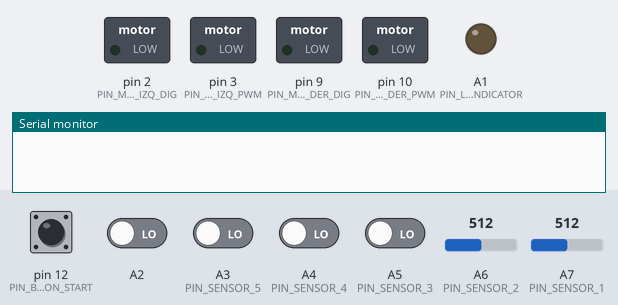
Bench run of a sketch on a simulated Arduino Nano, built with avr-gcc and run on an emulated ATmega328P. Parts: switched loads named in the sketch (green lamp = pin HIGH), output pins drawn as LEDs (lit = HIGH), the last lines printed to the serial monitor. The inputs (shaded band) are chosen by the test bench; at power-on: A2, A3 (PIN_SENSOR_5), A4 (PIN_SENSOR_4), A5 (PIN_SENSOR_3), pin 12 (PIN_BUTTON_START) LOW, A6 (PIN_SENSOR_2) = 512, A7 (PIN_SENSOR_1) = 512.

Above: at 1.2 s.
1.3 s: pin 12 (PIN_BUTTON_START) pulled HIGH for 1 s
At 1.7 s:
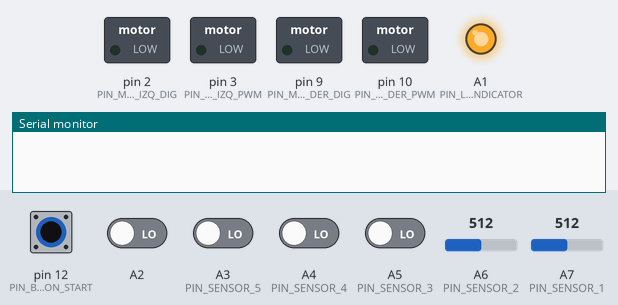
3.8 s: pin 12 (PIN_BUTTON_START) pulled HIGH for 0.15 s
At 5.1 s:
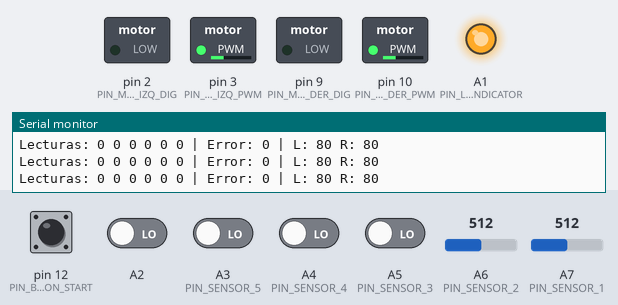
6.9 s: A2 driven HIGH
At 7.6 s:
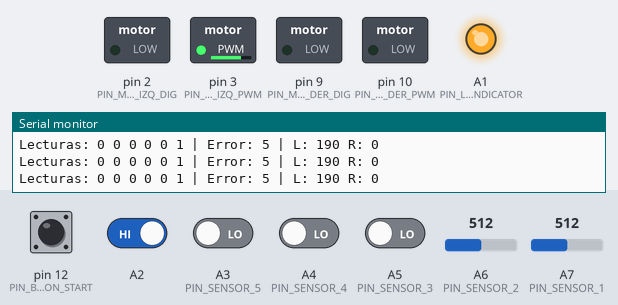
8.4 s: A6 (PIN_SENSOR_2) set to 991
11.4 s: A6 (PIN_SENSOR_2) set to 1014
At 12.6 s:
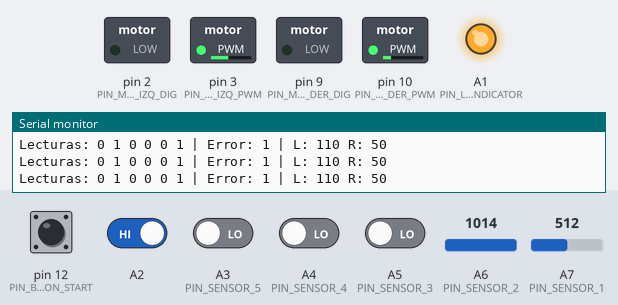
12.9 s: A7 (PIN_SENSOR_1) set to 986
15.9 s: A7 (PIN_SENSOR_1) set to 1009
At 16.7 s:
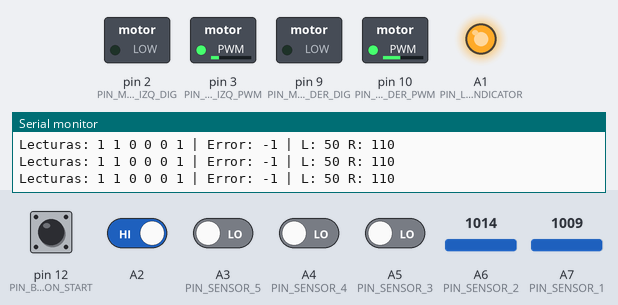
Timing chart, 0 to 18.4 s (numbered marks = the images above; inputs shaded):
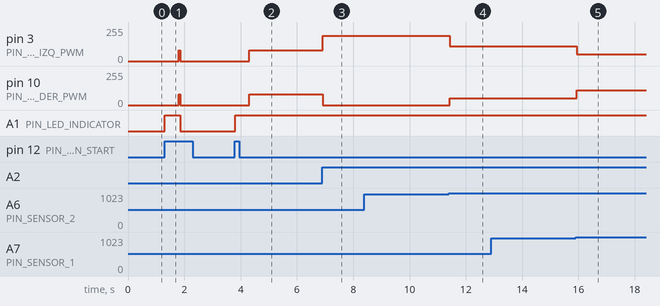

Measured:
- the behaviour switches between 1000 and 1001 on A6 (PIN_SENSOR_2) (found by bisection; images 3 and 4)
- the behaviour switches between 1000 and 1001 on A7 (PIN_SENSOR_1) (found by bisection; images 4 and 5)
- after the input at 1.3 s, pin 3 (PIN_MOTOR_IZQ_PWM), pin 10 (PIN_MOTOR_DER_PWM): 0/255 → 80/255 after 0.50 s, → 0/255 0.05 s later; A1 (PIN_LED_INDICATOR): LOW → HIGH at once, → LOW 0.55 s later
- after the input at 3.8 s, pin 3 (PIN_MOTOR_IZQ_PWM), pin 10 (PIN_MOTOR_DER_PWM): 0/255 → 80/255 after 0.50 s; A1 (PIN_LED_INDICATOR): LOW → HIGH at once
- after the input at 6.9 s, pin 3 (PIN_MOTOR_IZQ_PWM): 80/255 → 190/255 at once; pin 10 (PIN_MOTOR_DER_PWM): 80/255 → 0/255 at once
- after the input at 11.4 s, pin 3 (PIN_MOTOR_IZQ_PWM): 190/255 → 110/255 at once; pin 10 (PIN_MOTOR_DER_PWM): 0/255 → 50/255 at once
- after the input at 15.9 s, pin 3 (PIN_MOTOR_IZQ_PWM): 110/255 → 50/255 at once; pin 10 (PIN_MOTOR_DER_PWM): 50/255 → 110/255 at once

The sketch:

src.ino
```cpp
#define __V3__

void myloop();
void mysetup();

#ifdef __CARRERA__
#include "Codigo_Carrera.h"
#endif

#ifdef __V1__
#include "v_1_seguidor.h"
#endif

#ifdef __V2__
#include "v_2_seguidor.h"
#endif

#ifdef __V3__
#include "v_3_seguidor.h"
#endif

#ifdef __TEST_S__
#include "test_sensores.h"
#endif

#ifdef __TEST_M__
#include "test_motores.h"
#endif

#ifdef __TEST_V__
#include "test_max_value.h"
#endif

void setup() {
  mysetup();
}

void loop() {
  myloop();
}
```

Codigo_Carrera.h
```cpp
/*
 * Disposición de los sensores en el modulo Sensor
 *  _________________________________________
 * |                                         |
 * |    S1    S2    S3    S4    S5    S6     |
 * |    _________                            |
 * |   |Integrado|                           |
 * |_________________________________________|
 *              | | | | | | | |
 *              1 2 3 4 5 6 V GND
 */

#include "pins.h"

const int blanco = HIGH;
const int negro = LOW;

bool sensors[SENSORS_SIZE];

float multiplicador_der = 1;  // multiplica la velocidad de la rueda derecha
float multiplicador_izq = 1;  // multiplica la velocidad de la rueda izquierda
float paso_multiplicador = 0.05;  // paso con el que se van variando los
                                  // multiplicadores en cada iteración

int velocidad_max = 150;  // puede variar entre 0 y 255

// Reestablece los multiplicadores para que avance recto
void centrar() {
    multiplicador_der = 1;
    multiplicador_izq = 1;
}

// recibe un valor entre 0 y 1 que modifica el multiplicador adecuado
void doblar_izquierda(float val) {
    if (multiplicador_der + val < 1) {
        multiplicador_der = multiplicador_der + val;
    }

    else if (multiplicador_der + val > 1 && multiplicador_der != 1) {
        multiplicador_der = 1;
    }

    else if (multiplicador_der == 1 && multiplicador_izq - val > 0) {
        multiplicador_izq = multiplicador_izq - val;
    }

    else if (multiplicador_der == 1 && multiplicador_izq - val < 0) {
        multiplicador_izq = 0;
    }
}

// recibe un valor entre 0 y 1 que modifica el multiplicador adecuado
void doblar_derecha(float val) {
    if (multiplicador_izq + val < 1) {
        multiplicador_izq = multiplicador_izq + val;
    }

    else if (multiplicador_izq + val > 1 && multiplicador_izq != 1) {
        multiplicador_izq = 1;
    }

    else if (multiplicador_izq == 1 && multiplicador_der - val > 0) {
        multiplicador_der = multiplicador_der - val;
    }

    else if (multiplicador_izq == 1 && multiplicador_der - val < 0) {
        multiplicador_der = 0;
    }
}

void mysetup() {
    setupSeguidorPins();

    // Espera a que se accione el pulsador para comenzar a correr el código
    while (not digitalRead(PIN_BUTTON_START));
}

void myloop() {
    readSensorsPins(sensors);
    if (sensors[5] == HIGH) doblar_izquierda(2 * paso_multiplicador);
    if (sensors[4] == HIGH) doblar_izquierda(paso_multiplicador);
    if (sensors[3] == HIGH && sensors[2] == HIGH) centrar();
    if (sensors[1] == HIGH) doblar_derecha(paso_multiplicador);
    if (sensors[0] == HIGH) doblar_derecha(2 * paso_multiplicador);

    digitalWrite(PIN_MOTOR_IZQ_DIG, LOW);
    analogWrite(PIN_MOTOR_IZQ_PWM, velocidad_max * multiplicador_der);
    digitalWrite(PIN_MOTOR_DER_DIG, LOW);
    analogWrite(PIN_MOTOR_DER_PWM, velocidad_max * multiplicador_izq);

    delay(50);
}
```

test_max_value.h
```cpp
#include "pins.h"
#include "config.h"

void mysetup() {
    setupMotorPins();
}

void myloop() {
    digitalWrite(PIN_MOTOR_DER_DIG, LOW);
    digitalWrite(PIN_MOTOR_IZQ_DIG, LOW);
    analogWrite(PIN_MOTOR_DER_PWM, MAX_VALUE_MOTOR_DER);
    analogWrite(PIN_MOTOR_IZQ_PWM, MAX_VALUE_MOTOR_IZQ);
}
```

test_motores.h
```cpp
#include "config.h"
#include "pins.h"

void mysetup() { setupMotorPins(); }

void avanzar() {
    digitalWrite(PIN_MOTOR_DER_DIG, LOW);
    digitalWrite(PIN_MOTOR_IZQ_DIG, LOW);
    analogWrite(PIN_MOTOR_DER_PWM, MAX_VALUE_MOTOR_DER);
    analogWrite(PIN_MOTOR_IZQ_PWM, MAX_VALUE_MOTOR_IZQ);
}

void frenar() {
    digitalWrite(PIN_MOTOR_DER_DIG, LOW);
    digitalWrite(PIN_MOTOR_IZQ_DIG, LOW);
    analogWrite(PIN_MOTOR_DER_PWM, LOW);
    analogWrite(PIN_MOTOR_IZQ_PWM, LOW);
}

void girarIzq() {
    digitalWrite(PIN_MOTOR_IZQ_DIG, LOW);
    analogWrite(PIN_MOTOR_IZQ_PWM, LOW);

    digitalWrite(PIN_MOTOR_DER_DIG, LOW);
    analogWrite(PIN_MOTOR_DER_PWM, MAX_VALUE_MOTOR_DER);
}

void girarDer() {
    digitalWrite(PIN_MOTOR_IZQ_DIG, LOW);
    analogWrite(PIN_MOTOR_IZQ_PWM, MAX_VALUE_MOTOR_IZQ);

    digitalWrite(PIN_MOTOR_DER_DIG, LOW);
    analogWrite(PIN_MOTOR_DER_PWM, LOW);
}

bool test_finished = false;

void myloop() {
    if (test_finished) return;
    avanzar();
    delay(5000);
    frenar();
    delay(1000);

    girarIzq();
    delay(3000);
    frenar();
    delay(1000);

    avanzar();
    delay(5000);
    frenar();
    delay(1000);

    girarDer();
    delay(3000);
    frenar();
    delay(1000);
    test_finished = true;
}
```

test_sensores.h
```cpp
/*
  * Disposición de los sensores en el modulo Sensor
  *  _________________________________________
  * |                                         |
  * |    S1    S2    S3    S4    S5    S6     |
  * |    _________                            |
  * |   |Integrado|                           |
  * |_________________________________________|
  *              | | | | | | | |
  *              1 2 3 4 5 6 V GND
  */

#include "config.h"
#include "pins.h"

// Estructura representando el estado de los 6 Sensores
struct PinsState {
  bool states[6];

  PinsState(bool must_read) : states{0} {
    if (must_read) this->read();
  }

  // Actualiza el estado de los sensores leyendo de los pines
  void read() {
      readSensorsPins(states, NEGRO);
  }

  void print() {
    // Serial.println("Sensor1\tSensor2\tSensor3\tSensor4\tSensor5\tSensor6");
    for (int i = 0; i < SENSORS_SIZE; i++) {
       Serial.print(states[i]);
       Serial.print("\t");
    }
    Serial.print("\n");
  }

  bool operator==(const PinsState& other) {
    for (int i = 0; i < SENSORS_SIZE; i++)
      if (this->states[i] != other.states[i])
        return false;
    return true;
  }

  bool operator!=(const PinsState& other) {
    return not ((*this) == other);
  }

  PinsState& operator=(const PinsState& other) {
	for (int i = 0; i < SENSORS_SIZE; i++)
      this->states[i] = other.states[i];
  }
};


void mysetup(){
  Serial.begin(9600);
  setupSensorPins();
}

PinsState previous_state(false);

void myloop() {
  PinsState current_state(true);
  // current_state.print();
  if (not (current_state == previous_state)) {
    previous_state = current_state;
    previous_state.print();
  }
  delay(100); // Reducir el delay para más precisión
}
```

v_1_seguidor.h
```cpp
#include "pins.h"

#define tranqui 80
#define medio 110
#define fuerte 160

void mysetup() {
    setupMotorPins();
    setupSensorPins();
    delay(2000);
}

bool states[SENSORS_SIZE] = {0};

void myloop() {
    readSensorsPins(states);
    digitalWrite(PIN_MOTOR_IZQ_DIG, LOW);
    digitalWrite(PIN_MOTOR_DER_DIG, LOW);

    //////////////////////   SEGUIR DERECHO////////////////////
    if (states[2] == LOW && states[3] == LOW) {
        analogWrite(PIN_MOTOR_DER_PWM, fuerte);
        analogWrite(PIN_MOTOR_IZQ_PWM, fuerte);
    }
    /////////////// sensor 3 prendido-> tranqui a la derecha///////////////
    else if (states[2] == HIGH && states[3] == LOW) {
        analogWrite(PIN_MOTOR_DER_PWM, medio);
        analogWrite(PIN_MOTOR_IZQ_PWM, tranqui);
    }

    /////////////// sensor 4 prendido-> tranqui a la izquierda///////////////
    else if (states[2] == LOW && states[3] == HIGH) {
        analogWrite(PIN_MOTOR_DER_PWM, tranqui);
        analogWrite(PIN_MOTOR_IZQ_PWM, medio);
    }
}
```

v_2_seguidor.h
```cpp
// Este programa decide cuanto girar, suave, medio o fuerte, segun que sensores
// se prende. Se fija una respuesta por cada convinacion de sensores prendidos.
// // tiene el problema de que cuando estan todos prendidos no diferencia entre
// ir derecho o estar perdido////

#include "pins.h"

#define tranqui 70
#define medio 110
#define fuerte 160
#define quieto 0

void mysetup() {
    setupMotorPins();
    setupSensorPins();
    delay(2000);
}

bool states[SENSORS_SIZE];

void myloop() {
    readSensorsPins(states);
    int sensor1 = states[0];
    int sensor2 = states[1];
    int sensor3 = states[2];
    int sensor4 = states[3];
    int sensor5 = states[4];
    int sensor6 = states[5];
    digitalWrite(PIN_MOTOR_DER_DIG, LOW);
    digitalWrite(PIN_MOTOR_IZQ_DIG, LOW);
    ////////////////////// 0 0 0 0 0 0  ////////////////////
    //////////////////////   SEGUIR DERECHO ///////////////////
    if (sensor1 == LOW && sensor2 == LOW && sensor3 == LOW && sensor4 == LOW &&
        sensor5 == LOW && sensor6 == LOW) {
        analogWrite(PIN_MOTOR_DER_PWM, fuerte);
        analogWrite(PIN_MOTOR_IZQ_PWM, fuerte);
    }

    ////////////////////// 0 0 1 0 0 0  ////////////////////
    ////////////////////// SUAVE A LA IZQUIERDA //////////////////
    else if (sensor1 == LOW && sensor2 == LOW && sensor3 == HIGH &&
             sensor4 == LOW && sensor5 == LOW && sensor6 == LOW) {
        analogWrite(PIN_MOTOR_DER_PWM, fuerte);
        analogWrite(PIN_MOTOR_IZQ_PWM, medio);
    }

    ////////////////////// 0 0 0 1 0 0  ////////////////////
    //////////////////////  SUAVE A LA DERECHA //////////////////
    else if (sensor1 == LOW && sensor2 == LOW && sensor3 == LOW &&
             sensor4 == HIGH && sensor5 == LOW && sensor6 == LOW) {
        analogWrite(PIN_MOTOR_DER_PWM, medio);
        analogWrite(PIN_MOTOR_IZQ_PWM, fuerte);
    }

    ////////////////////// 0 1 0 0 0 0  ////////////////////
    ////////////////////// MEDIO A LA IZQUIERDA //////////////////
    else if (sensor1 == LOW && sensor2 == HIGH && sensor3 == LOW &&
             sensor4 == LOW && sensor5 == LOW && sensor6 == LOW) {
        analogWrite(PIN_MOTOR_DER_PWM, fuerte);
        analogWrite(PIN_MOTOR_IZQ_PWM, tranqui);
    }

    ////////////////////// 0 0 0 0 1 0  ////////////////////
    ////////////////////// MEDIO A LA DERECHA //////////////////
    else if (sensor1 == LOW && sensor2 == LOW && sensor3 == LOW &&
             sensor4 == LOW && sensor5 == HIGH && sensor6 == LOW) {
        analogWrite(PIN_MOTOR_DER_PWM, tranqui);
        analogWrite(PIN_MOTOR_IZQ_PWM, fuerte);
    }

    ////////////////////// 1 0 0 0 0 0  ////////////////////
    ////////////////////// fUERTE A LA IZQUIERDA //////////////////
    else if (sensor1 == HIGH && sensor2 == LOW && sensor3 == LOW &&
             sensor4 == LOW && sensor5 == LOW && sensor6 == LOW) {
        analogWrite(PIN_MOTOR_DER_PWM, fuerte);
        analogWrite(PIN_MOTOR_IZQ_PWM, quieto);
    }

    ////////////////////// 0 0 0 0 0 1  ////////////////////
    ////////////////////// FUERTE A LA DERECHA //////////////////
    else if (sensor1 == LOW && sensor2 == LOW && sensor3 == LOW &&
             sensor4 == LOW && sensor5 == LOW && sensor6 == HIGH) {
        analogWrite(PIN_MOTOR_DER_PWM, quieto);
        analogWrite(PIN_MOTOR_IZQ_PWM, fuerte);
    }

    ////////////////////// 1 1 0 0 0 0  ////////////////////
    //////////////////////  FURTE A LA IZQUIERDA //////////////////
    else if (sensor1 == HIGH && sensor2 == HIGH && sensor3 == LOW &&
             sensor4 == LOW && sensor5 == LOW && sensor6 == LOW) {
        analogWrite(PIN_MOTOR_DER_PWM, fuerte);
        analogWrite(PIN_MOTOR_IZQ_PWM, quieto);
    }

    ////////////////////// 0 0 0 0 1 1  ////////////////////
    //////////////////////  FURTE A LA DERECHA //////////////////
    else if (sensor1 == LOW && sensor2 == LOW && sensor3 == LOW &&
             sensor4 == LOW && sensor5 == HIGH && sensor6 == HIGH) {
        analogWrite(PIN_MOTOR_DER_PWM, quieto);
        analogWrite(PIN_MOTOR_IZQ_PWM, fuerte);
    }

    ////////////////////// 0 1 1 0 0 0  ////////////////////
    ////////////////////// SUAVE A LA IZQUIERDA //////////////////
    else if (sensor1 == LOW && sensor2 == HIGH && sensor3 == HIGH &&
             sensor4 == LOW && sensor5 == LOW && sensor6 == LOW) {
        analogWrite(PIN_MOTOR_DER_PWM, fuerte);
        analogWrite(PIN_MOTOR_IZQ_PWM, medio);
    }

    ////////////////////// 0 0 0 1 1 0  ////////////////////
    ////////////////////// SUAVE A LA DERECHA //////////////////
    else if (sensor1 == LOW && sensor2 == LOW && sensor3 == LOW &&
             sensor4 == HIGH && sensor5 == HIGH && sensor6 == LOW) {
        analogWrite(PIN_MOTOR_DER_PWM, medio);
        analogWrite(PIN_MOTOR_IZQ_PWM, fuerte);
    }

    ////////////////////// 1 1 1 1 1 1  ////////////////////
    ////////////////////// INTERSECCIÓN DETECTADA //////////////////
    else if (sensor1 == HIGH && sensor2 == HIGH && sensor3 == HIGH &&
             sensor4 == HIGH && sensor5 == HIGH && sensor6 == HIGH) {
        analogWrite(PIN_MOTOR_DER_PWM, 0);
        analogWrite(PIN_MOTOR_IZQ_PWM, 0);
        // Opcional: pausa, giro, decisión especial
    }

    ////////////////////// OTROS CASOS - girar buscando ////////////////////
    else {
        analogWrite(PIN_MOTOR_DER_PWM, 100);
        analogWrite(PIN_MOTOR_IZQ_PWM, 0);
    }
}
```

v_3_seguidor.h
```cpp
#include "config.h"
#include "pins.h"

// defino una velocidad para arrancar(se la puede variar)
#define BASE_SPEED 80
#define PROPORTIONAL_GAIN 30

// pesos asignados a cada sensor, se los puede cambiar
int pesos[6] = {-5, -3, -1, 1, 3, 5};

bool running = false;

void mysetup() {
    Serial.begin(9600);
    setupSeguidorPins(true);
    // while(not digitalRead(PIN_BUTTON_START)) continue;
}

void print_info(bool lectura[SENSORS_SIZE], int error, int speedLeft,
                int speedRight) {
    Serial.print("Lecturas: ");
    for (int i = 0; i < SENSORS_SIZE; i++) {
        Serial.print(lectura[i]);
        Serial.print(" ");
    }
    Serial.print("| Error: ");
    Serial.print(error);

    Serial.print(" | L: ");
    Serial.print(speedLeft);
    Serial.print(" R: ");
    Serial.println(speedRight);
}

void myloop() {
    if (digitalRead(PIN_BUTTON_START)) {
        running = not running;
        digitalWrite(PIN_LED_INDICATOR, running);
        digitalWrite(PIN_MOTOR_IZQ_PWM, LOW);
        digitalWrite(PIN_MOTOR_DER_PWM, LOW);
        delay(500);
    }
    if (running) {
        bool lectura[SENSORS_SIZE];
        int sumaPesada = 0;  // defino la suma d
        int sumaLecturas = 0;

        readSensorsPins(lectura, BLANCO);
        // Leer sensores y calcular suma pesada
        for (int i = 0; i < SENSORS_SIZE; i++) {
            sumaPesada += lectura[i] * pesos[i];  // la suma con sus pesos
            sumaLecturas += lectura[i];  // cuantos sensores estan prendidos
        }

        int error = 0;

        if (sumaLecturas > 0) {
            error = sumaPesada / sumaLecturas;  // promedio ponderado
        }

        int correction = error * PROPORTIONAL_GAIN;

        int speedLeft = BASE_SPEED + correction;
        int speedRight = BASE_SPEED - correction;

        // Limito las velocidades, averiguar bien como hace para recortar
        speedLeft = constrain(speedLeft, 0, MAX_VALUE_MOTOR_IZQ);
        speedRight = constrain(speedRight, 0, MAX_VALUE_MOTOR_DER);

        print_info(lectura, error, speedLeft, speedRight);

        analogWrite(PIN_MOTOR_IZQ_PWM, speedLeft);
        analogWrite(PIN_MOTOR_DER_PWM, speedRight);
    }
    delay(50);
}
```

config.h
```cpp
#ifndef __CONFIG_H__
#define __CONFIG_H__

#define MAX_VALUE_MOTOR_DER 190
#define MAX_VALUE_MOTOR_IZQ 190

#define BLANCO HIGH
#define NEGRO LOW

#endif  /* __CONFIG_H__ */
```

pins.h
```cpp
#ifndef __SEGUIDOR_PINOUT__
#define __SEGUIDOR_PINOUT__

#include "config.h"

// MOTORES
#define PIN_MOTOR_IZQ_DIG 2
#define PIN_MOTOR_IZQ_PWM 3
#define PIN_MOTOR_DER_DIG 9
#define PIN_MOTOR_DER_PWM 10

void setupMotorPins() {
    pinMode(PIN_MOTOR_DER_DIG, OUTPUT);
    pinMode(PIN_MOTOR_DER_PWM, OUTPUT);
    pinMode(PIN_MOTOR_IZQ_DIG, OUTPUT);
    pinMode(PIN_MOTOR_IZQ_PWM, OUTPUT);
}

// EXTRA
#define PIN_BUTTON_START 12
#define PIN_LED_INDICATOR A1

void setupExtraPins() {
    pinMode(PIN_BUTTON_START, INPUT);
    pinMode(PIN_LED_INDICATOR, OUTPUT);
}

// SENSORES
#define SENSORS_SIZE 6
typedef enum {
    PIN_SENSOR_1 = A7,
    PIN_SENSOR_2 = A6,
    PIN_SENSOR_3 = A5,
    PIN_SENSOR_4 = A4,
    PIN_SENSOR_5 = A3,
    PIN_SENSOR_6 = A2
} pin_sensor_t;

const pin_sensor_t sensor_pins[SENSORS_SIZE] = {PIN_SENSOR_1, PIN_SENSOR_2,
                                                PIN_SENSOR_3, PIN_SENSOR_4,
                                                PIN_SENSOR_5, PIN_SENSOR_6};

void setupSensorPins() {
    for (int i = 0; i < SENSORS_SIZE; i++) pinMode(sensor_pins[i], INPUT);
}

void readSensorsPins(bool values[SENSORS_SIZE], bool positive = BLANCO) {
    for (int i = 0; i < SENSORS_SIZE; i++) {
        int pin = sensor_pins[i];
        if (pin == A6 or pin == A7)
            values[i] = analogRead(pin) > 1000 == positive;
        else
            values[i] = digitalRead(pin) == positive;
    }
}

void readSensorsPins(int values[SENSORS_SIZE]) {
    for (int i = 0; i < SENSORS_SIZE; i++)
        values[i] = analogRead(sensor_pins[i]);
}

// SEGUIDOR
void setupSeguidorPins(bool shouldSetupExtraPins = false) {
    if (shouldSetupExtraPins) setupExtraPins();
    setupSensorPins();
    setupMotorPins();
}

#endif  //  __SEGUIDOR_PINOUT__
```
